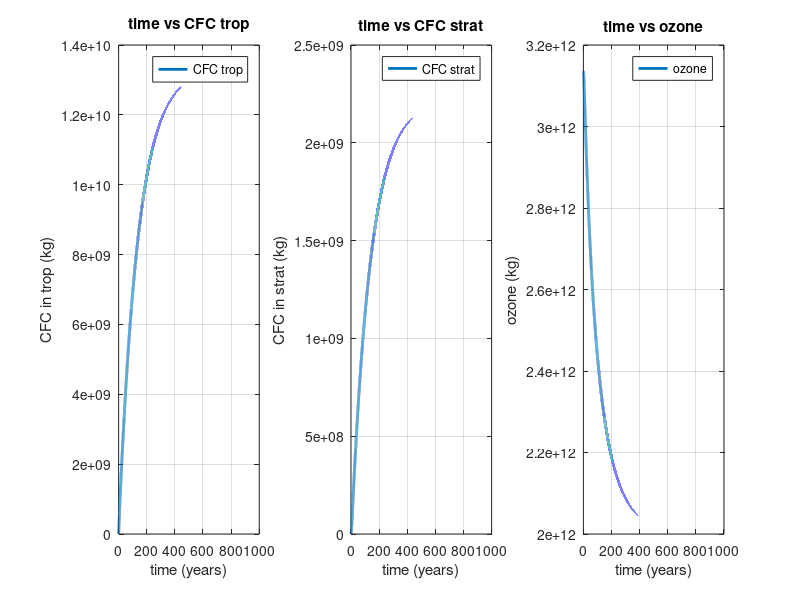

Recreate this plot in MATLAB. (Note: this script raises an error after producing the figure.)
%% Preliminary Questions
% What is the total amount of ozone and CHC stored in the system at the beginning of the simulation?

% The total amount of ozone at the beginning is 3136e + 09 kg. The total amount of CHC stored in the system is 2kg at the beginning. 

% How would they evolve over time in the absence of CFC emissions (Em = 0
% GtC/yr)? Describe briefly how you expect them to evolve over time in this case.

% Without CFC emissions, the CFC in troposphere and the stratosphere will transfer between each other. The photochemical loss will gradually lead to a decay in CFCs in both spheres eventually. 
% Without CFC emissions, the reduction of CFC (as discussed above) will lead to a decreased rate in ozone depletion, which would potentially allow the ozone levels to recover and stablize over time. 

% How would they evolve over time in the presence of large CFC emissions? Describe
% briefly how you expect them to evolve over time in this case

% In the presence of large CFC emissions, the CFCs in the troposphere will approximately increase linearly with a rate of Em that will eventually stabilize. 
% Initially, CF Cstrat will also start increasing due to the transfer from the troposphere. 
% As CF Cstrat increases, the rate of ozone loss will increase, leading to a more rapid decrease in ozone levels which will eventually stabilize.

%% Part 1
%declare constants
kst = 0.25; %yr-1
kts = 0.05; %yr-1
ko = 3.259; %yr-1
kco = 8.33 * 10^-10; %yr-1
t_photo = 20; %yr
em = 111 * 10^6; %kg yr-1
Op = 28 * 10^9 * 365; %yr-1

% initial condition 
CFC_trop_initial = 1; %kg
CFC_strat_initial = 1; %kg
O3_intiial = 3136 *10^9; %kg

%time parameters
dt = 0.01; %year
t_final = 1000; %year
n_steps = t_final/dt;
time = linspace(0, t_final, n_steps); %declare an array for time 

%initialize arrays with initial conditions
Ctrop_array = CFC_trop_initial;
Cstrat_array = CFC_strat_initial;
O3_array = O3_intiial;

%Euler's Method
for k = 2:n_steps
    %system of eqs
    dCFC_trop = em + kst * CFC_strat_initial - kts * CFC_trop_initial;
    dCFC_strat = kts * CFC_trop_initial - kst * CFC_strat_initial - CFC_strat_initial / t_photo;
    dO3 = Op - ko * O3_intiial - kco * O3_intiial * CFC_strat_initial;

    %step-wise increase
    CFC_trop_initial = CFC_trop_initial + dCFC_trop * dt;
    CFC_strat_initial = CFC_strat_initial + dCFC_strat * dt;
    O3_intiial = O3_intiial + dO3 * dt;

    %assigning value to the array
    Ctrop_array(k) = CFC_trop_initial;
    Cstrat_array(k) = CFC_strat_initial;
    O3_array(k) = O3_intiial;
end

%plots using subplots!
figure;
subplot(1,3,1);
plot(time, Ctrop_array, 'LineWidth', 2);
title('time vs CFC trop');
xlabel('time (years)');
ylabel('CFC in trop (kg)');
legend ('CFC trop');
grid on;

subplot(1,3,2);
plot(time, Cstrat_array, 'LineWidth', 2);
title('time vs CFC strat');
xlabel('time (years)');
ylabel('CFC in strat (kg)');
legend ('CFC strat');
grid on;

subplot(1,3,3);
plot(time, O3_array, 'LineWidth', 2);
title('time vs ozone');
xlabel('time (years)');
ylabel('ozone (kg)');
legend ('ozone');
grid on;

% extra credit
figure;
yyaxis left;
plot(time, Ctrop_array,'g-', time, Cstrat_array, 'r-');
ylabel('CFC level (kg)');

yyaxis right;
plot(time, O3_array, 'b-');
ylabel('Ozone (kg)');

xlabel('time (years)');
title('time vs CFCs in trop, strat, and Ozone (extra credit)');
legend('CFC in trop', 'CFC in strat','Ozone');
grid on;

% It takes about 600 years to reach a steady state (from the plot). 
% The initial value of CFC in the troposphere is 1 kg. The steady-state value appears to be around 1.3e+10kg.
% The initial value of CFC in the stratosphere is 1kg. The steady-state value is about 2.25e+9 kg. 
% The initial value of ozone is 3.136e+12 kg. The steady-state value seems to be around 2e+12.
% The final amount of CFC in the troposphere is about 1.3e+10kg and the final amount of steady-state value of CFC in the stratosphere is 2.25e+9 kg.
% The total emission over this period is 1.11e+11 kg (111e+6 kg/yr * e+3 yr).
% The final amount of CFC is greater than the CFC emissions over that period. 
%% Part 2 

% initial condition 
CFC_trop_initial = 1; 
CFC_strat_initial = 1;
O3_initial = 3136 *10^9;
em = 111 * 10^6;

% call function that calculates the first 100 years with emissions 
[Ctrop_array_withE,Cstrat_array_withE, O3_array_withE, time1] = Emissions100(CFC_trop_initial, CFC_strat_initial, O3_initial, 0, 100, em); %call the function to calculate 100 years with emissions
[Ctrop_array_withoutE,Cstrat_array_withoutE, O3_array_withoutE, time2] = Emissions100(Ctrop_array_withE(end), Cstrat_array_withE(end), O3_array_withE(end), 100, 200, 0);

% Combine time arrays and values
combined_time = [time1, time2(2:end)]; %start from 2 to prevent overlap 
combined_Ctrop = [Ctrop_array_withE, Ctrop_array_withoutE(2:end)];
combined_Cstrat = [Cstrat_array_withE, Cstrat_array_withoutE(2:end)];
combined_O3 = [O3_array_withE, O3_array_withoutE(2:end)];

% Plot the results
figure;
subplot(3,1,1);
plot(combined_time, combined_Ctrop);
title('CFC in trop before and after the ban');
xlabel('time (years)');
ylabel('CFC in trop (kg)');
grid on;

subplot(3,1,2);
plot(combined_time,combined_Cstrat);
title('CFC in strat before and after the ban');
xlabel('time (years)');
ylabel('CFC in strat (kg)');
grid on;

subplot(3,1,3);
plot(combined_time, combined_O3);
title('ozone before and after the ban');
xlabel('time (years)');
ylabel('ozone (kg)');
grid on;

% extra credit
figure;
yyaxis left;
plot(combined_time, combined_Ctrop, combined_time, combined_Cstrat);
ylabel('CFC level (kg)');

yyaxis right;
plot(combined_time, combined_O3);
ylabel('Ozone level (kg)');

title('CFC in trop, strat, and ozone before and after ban (extra credit)');
xlabel('time (years)');
legend('CFC in trop', 'CFC in strat','Ozone');
grid on;

% Ozone did not recover to its pre-CFCs value, which is 3.136e+12 kg.
% The final ozone level after 100 years of ban is 2.74e+12kg.
% There is still 3.96e+11kg of ozone depletion remaining after 100 years of no CFC emission. 

%% part 3
%load data
ozone_data = load('Ozone.txt');

% plot data points loaded
figure;
plot(ozone_data(:,1), ozone_data(:,2), 'o');
hold on;

% initial condition 
CFC_trop_initial = 1; 
CFC_strat_initial = 1;
O3_initial = 3136 *10^9;
em = 111 * 10^6;

% call functions to get the level 
[Ctrop_array_withE,Cstrat_array_withE, O3_array_withE, ~] = Emissions100(CFC_trop_initial, CFC_strat_initial, O3_initial, 0, 100, em); %call the function to calculate 100 years with emissions
[~,~, O3_array_withoutE, time2] = Emissions100(Ctrop_array_withE(end), Cstrat_array_withE(end), O3_array_withE(end), 100, 200, 0);

% Extract data between years 20 and 30
start_index = find(time2 >= 120, 1); % Find the index corresponding to year 120
end_index = find(time2 <= 130, 1, 'last'); % Find the index corresponding to year 130

time_range = time2(start_index:end_index) - 100; % Adjust to get the correct time range (20 to 30 years)
O3_range = O3_array_withoutE(start_index:end_index);

% Plot the simulated ozone levels for the specified range
plot(time_range, O3_range);
xlabel('Time (years)');
ylabel('O3 (kg)');
title('Ozone Levels Between 120 and 130 Years');

% run bisection method to find the least squared fit 
a = 0;
b = em; % em max 
tol = 0.01;

while (abs(b-a)>0.01)
    c = (a+b)/2;

    error_a = leastSquares(a,ozone_data, Ctrop_array_withE, Cstrat_array_withE, O3_array_withE);
    error_b = leastSquares(b,ozone_data, Ctrop_array_withE, Cstrat_array_withE, O3_array_withE);
    error_c = leastSquares(c,ozone_data, Ctrop_array_withE, Cstrat_array_withE, O3_array_withE);

    if error_a >= error_b
        a = c;
    else
        b = c;
    end
end

optimized_em = c; %optimized emission 
least_error = error_c; % least squared error 
 
% call functions to get the level with the optimized emission 
[~,~, O3_leastsquares, time4] = Emissions100(Ctrop_array_withE(end), Cstrat_array_withE(end), O3_array_withE(end), 100, 200, optimized_em);

% Extract data between years 20 and 30
start_idx = find(time4 >= 120, 1); % Find the index corresponding to year 120
end_idx = find(time4 <= 130, 1, 'last'); % Find the index corresponding to year 130

time_range_ls = time4(start_idx:end_idx) - 100; % Adjust to get the correct time range (20 to 30 years)
O3_range_ls = O3_leastsquares(start_idx:end_idx);

% Plot the least squares fit
plot(time_range_ls, O3_range_ls);
legend('Measured Data', 'Simulated Data', 'Least Squares Fit');
hold off;

fprintf('The emission that gives you the least squares fit is %.2d kg/year with an error of %.2d \n',optimized_em, least_error);

%% Extra Credit (keeping track of chemical loss and ozone loss)

% initial condition 
CFC_trop_initial = 1; 
CFC_strat_initial = 1;
O3_initial = 3136 *10^9;
em = 111 * 10^6;
t_photo = 20; %yr

% call function that calculates the first 100 years with emissions 
[Ctrop_array_withE,Cstrat_array_withE, O3_array_withE, time1] = Emissions100(CFC_trop_initial, CFC_strat_initial, O3_initial, 0, 100, em); %call the function to calculate 100 years with emissions
[Ctrop_array_withoutE,Cstrat_array_withoutE, O3_array_withoutE, time2] = Emissions100(Ctrop_array_withE(end), Cstrat_array_withE(end), O3_array_withE(end), 100, 200, 0);

% Combine time arrays and values
combined_time = [time1, time2(2:end)]; %start from 2 to prevent overlap 

% Calculate chemical loss
chemical_loss_withE = Cstrat_array_withE ./ t_photo;
chemical_loss_withoutE = Cstrat_array_withoutE ./ t_photo;
combined_chemical_loss = [chemical_loss_withE, chemical_loss_withoutE(2:end)];

% Calculate ozone loss from CFC chemistry
kco = 8.33 * 10^-10; % Rate constant for ozone destruction
ozone_loss_withE = kco * O3_array_withE .* Cstrat_array_withE;
ozone_loss_withoutE = kco * O3_array_withoutE .* Cstrat_array_withoutE;
combined_ozone_loss = [ozone_loss_withE, ozone_loss_withoutE(2:end)];

% Plot chemical loss
figure;
subplot(2, 1, 1);
plot(combined_time, combined_chemical_loss, 'LineWidth', 2);
xlabel('Time (years)');
ylabel('Chemical Loss of CFCs');
title('Chemical Loss of CFCs in the Stratosphere Over Time');
legend('Chemical Loss of CFCs');

% Plot ozone loss
subplot(2, 1, 2);
plot(combined_time, combined_ozone_loss, 'LineWidth', 2);
xlabel('Time (years)');
ylabel('Ozone Loss');
title('Ozone Loss from CFC Chemistry Over Time');
legend('Ozone Loss');

% Describe the results
disp('During the first 100 years with emissions, both the chemical loss of CFCs and ozone loss increase.');
disp('After the ban on CFC emissions, both the chemical loss of CFCs and ozone loss gradually decrease as the concentration of CFCs in the stratosphere declines.');

%% ODE solver
% [t,y] = ode45(odefun,tspan,y0), where tspan = [t0 tf], integrates the system of differential equations y′=f(t,y) from t0 to tf with initial conditions y0. 
% Each row in the solution array y corresponds to a value returned in column vector t.

%declare constants
kst = 0.25; %yr-1
kts = 0.05; %yr-1
ko = 3.259; %yr-1
kco = 8.33 * 10^-10; %yr-1
t_photo = 20; %yr
em = 111 * 10^6; %yr-1
Op = 28 * 10^9 * 365; %yr-1

%initial conditions
y0 = [1,1,3136 *10^9];

% declare time array
t0 = 0;
tf = 1000;
tspan = [t0 tf];

% define system of functions
odefun = @(t,y) [
    em + kst * y(2) - kts * y(1);                    % dCFC_trop/dt
    kts * y(1) - kst * y(2) - y(2) / t_photo;        % dCFC_strat/dt
    Op - ko * y(3) - kco * y(3) * y(2)               % dO3/dt
];

% call built-in ODE function
[t,y] = ode45(odefun, tspan,y0);

% Extract solutions 
Ctrop_solution = y(:,1);
Cstrat_solution = y(:,2);
O3_solution = y(:,3);

% Plot! 
figure;
yyaxis left;
plot(t,Ctrop_solution,t,Cstrat_solution);
ylabel('CFC level (kg)');

yyaxis right;
plot(t,O3_solution);
ylabel('Ozone (kg)');

xlabel('time (years)');
title('time vs CFC and Ozone');



